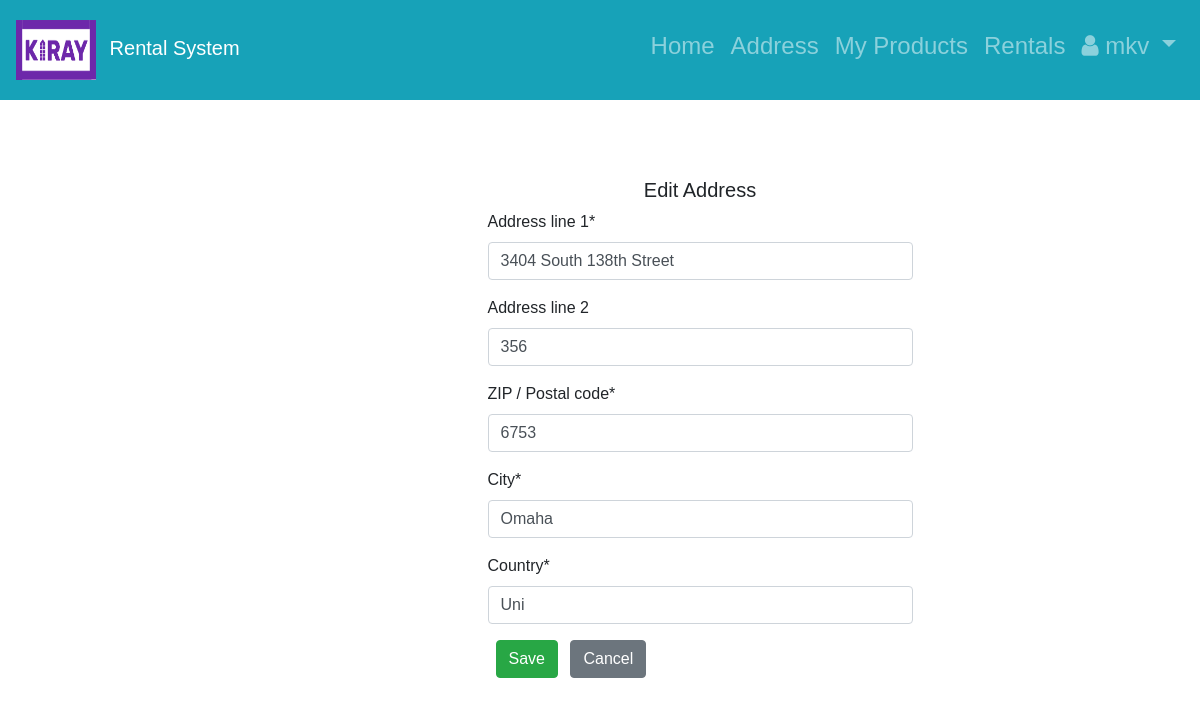
/1/edit/ (signed in), run on the app's committed database.
### RentalApp/models.py (models this page shows, shortened)
class Customer(AbstractUser):
    CURRENCIES = (
                     ('USD', _('United States Dollar')),
                     ('AED', _('United Arab Emirates Dirham')),
                     ('AFN', _('Afghan Afghani')),
                     ('ALL', _('Albanian Lek')),
                     ('AMD', _('Armenian Dram')),
                     ('ANG', _('Netherlands Antillean Guilder')),
                     ('AOA', _('Angolan Kwanza')),
                     ('ARS', _('Argentine Peso')),
                     ('AUD', _('Australian Dollar')),
                     ('AWG', _('Aruban Florin')),
                     ('AZN', _('Azerbaijani Manat')),
                     ('BAM', _('Bosnia-Herzegovina Convertible Mark')),
                     ('BBD', _('Barbadian Dollar')),
                     ('BDT', _('Bangladeshi Taka')),
                     ('BGN', _('Bulgarian Lev')),
                     ('BHD', _('Bahraini Dinar')),
                     ('BIF', _('Burundian Franc')),
                     ('BMD', _('Bermudan Dollar')),
                     ('BND', _('Brunei Dollar')),
                     ('BOB', _('Bolivian Boliviano')),
                     ('BRL', _('Brazilian Real')),
                     ('BSD', _('Bahamian Dollar')),
                     ('BTN', _('Bhutanese Ngultrum')),
                     ('BWP', _('Botswanan Pula')),
                     ('BZD', _('Belize Dollar')),
                     ('CAD', _('Canadian Dollar')),
                     ('CDF', _('Congolese Franc')),
                     ('CHF', _('Swiss Franc')),
                     ('CLF', _('Chilean Unit of Account UF')),
                     ('CLP', _('Chilean Peso')),
                     ('CNH', _('Chinese Yuan Offshore')),
                     ('CNY', _('Chinese Yuan')),
                     ('COP', _('Colombian Peso')),
                     ('CUP', _('Cuban Peso')),
                     ('CVE', _('Cape Verdean Escudo')),
                     ('CZK', _('Czech Republic Koruna')),
                     ('DJF', _('Djiboutian Franc')),
                     ('DKK', _('Danish Krone')),
                     ('DOP', _('Dominican Peso')),
                     ('DZD', _('Algerian Dinar')),
                     ('EGP', _('Egyptian Pound')),
                     ('ERN', _('Eritrean Nakfa')),
                     ('ETB', _('Ethiopian Birr')),
                     ('EUR', _('Euro')),
                     ('FJD', _('Fijian Dollar')),
                     ('FKP', _('Falkland Islands Pound')),
                     ('GBP', _('British Pound Sterling')),
                     ('GEL', _('Georgian Lari')),
                     ('GHS', _('Ghanaian Cedi')),
                     ('GIP', _('Gibraltar Pound')),
                     ('GMD', _('Gambian Dalasi')),
                     ('GNF', _('Guinean Franc')),
                     ('GTQ', _('Guatemalan Quetzal')),
                     ('GYD', _('Guyanaese Dollar')),
                     ('HKD', _('Hong Kong Dollar')),
                     ('HNL', _('Honduran Lempira')),
                     ('HRK', _('Croatian Kuna')),
                     ('HTG', _('Haitian Gourde')),
                     ('HUF', _('Hungarian Forint')),
                     ('IDR', _('Indonesian Rupiah')),
                     ('ILS', _('Israeli New Sheqel')),
                     ('INR', _('Indian Rupee')),
                     ('IQD', _('Iraqi Dinar')),
                     ('IRR', _('Iranian Rial')),
                     ('ISK', _('Icelandic Krona')),
                     ('JMD', _('Jamaican Dollar')),
                     ('JOD', _('Jordanian Dinar')),
                     ('JPY', _('Japanese Yen')),
                     ('KES', _('Kenyan Shilling')),
                     ('KGS', _('Kyrgystani Som')),
                     ('KHR', _('Cambodian Riel')),
                     ('KMF', _('Comorian Franc')),
                     ('KPW', _('North Korean Won')),
                     ('KRW', _('South Korean Won')),
                     ('KWD', _('Kuwaiti Dinar')),
                     ('KYD', _('Cayman Islands Dollar')),
                     ('KZT', _('Kazakhstani Tenge')),
                     ('LAK', _('Laotian Kip')),
                     ('LBP', _('Lebanese Pound')),
                     ('LKR', _('Sri Lankan Rupee')),
                     ('LRD', _('Liberian Dollar')),
                     ('LSL', _('Lesotho Loti')),
                     ('LYD', _('Libyan Dinar')),
                     ('MAD', _('Moroccan Dirham')),
                     ('MDL', _('Moldovan Leu')),
                     ('MGA', _('Malagasy Ariary')),
                     ('MKD', _('Macedonian Denar')),
                     ('MMK', _('Myanma Kyat')),
                     ('MNT', _('Mongolian Tugrik')),
                     ('MOP', _('Macanese Pataca')),
                     ('MRU', _('Mauritanian Ouguiya')),
                     ('MUR', _('Mauritian Rupee')),
                     ('MVR', _('Maldivian Rufiyaa')),
                     ('MWK', _('Malawian Kwacha')),
                     ('MXN', _('Mexican Peso')),
                     ('MYR', _('Malaysian Ringgit')),
                     ('MZN', _('Mozambican Metical')),
                     ('NAD', _('Namibian Dollar')),
                     ('NGN', _('Nigerian Naira')),
                     ('NOK', _('Norwegian Krone')),
                     ('NPR', _('Nepalese Rupee')),
                     ('NZD', _('New Zealand Dollar')),
                     ('OMR', _('Omani Rial')),
                     ('PAB', _('Panamanian Balboa')),
                     ('PEN', _('Peruvian Nuevo Sol')),
                     ('PGK', _('Papua New Guinean Kina')),
                     ('PHP', _('Philippine Peso')),
                     ('PKR', _('Pakistani Rupee')),
                     ('PLN', _('Polish Zloty')),
                     ('PYG', _('Paraguayan Guarani')),
                     ('QAR', _('Qatari Rial')),
                     ('RON', _('Romanian Leu')),
                     ('RSD', _('Serbian Dinar')),
                     ('RUB', _('Russian Ruble')),
                     ('RWF', _('Rwandan Franc')),
                     ('SAR', _('Saudi Riyal')),
                     ('SBD', _('Solomon Islands Dollar')),
                     ('SCR', _('Seychellois Rupee')),
                     ('SDG', _('Sudanese Pound')),
                     ('SEK', _('Swedish Krona')),
                     ('SGD', _('Singapore Dollar')),
                     ('SHP', _('Saint Helena Pound')),
                     ('SLL', _('Sierra Leonean Leone')),
                     ('SOS', _('Somali Shilling')),
                     ('SRD', _('Surinamese Dollar')),
                     ('SYP', _('Syrian Pound')),
                     ('SZL', _('Swazi Lilangeni')),
                     ('THB', _('Thai Baht')),
                     ('TJS', _('Tajikistani Somoni')),
                     ('TMT', _('Turkmenistani Manat')),
                     ('TND', _('Tunisian Dinar')),
                     ('TOP', _('Tongan Paanga')),
                     ('TRY', _('Turkish Lira')),
                     ('TTD', _('Trinidad and Tobago Dollar')),
                     ('TWD', _('New Taiwan Dollar')),
                     ('TZS', _('Tanzanian Shilling')),
                     ('UAH', _('Ukrainian Hryvnia')),
                     ('UGX', _('Ugandan Shilling')),
                     ('UYU', _('Uruguayan Peso')),
                     ('UZS', _('Uzbekistan Som')),
                     ('VND', _('Vietnamese Dong')),
                     ('VUV', _('Vanuatu Vatu')),
                     ('WST', _('Samoan Tala')),
                     ('XAF', _('CFA Franc BEAC')),
                     ('XCD', _('East Caribbean Dollar')),
                     ('XDR', _('Special Drawing Rights')),
                     ('XOF', _('CFA Franc BCEAO')),
                     ('XPF', _('CFP Franc')),
                     ('YER', _('Yemeni Rial')),
                     ('ZAR', _('South African Rand')),
                     ('ZMW', _('Zambian Kwacha')),
        )
    phone_regex = RegexValidator(regex=r'^\+?1?\d{9,15}$',
                                 message="Phone number must be entered in the format: '+999999999'. Up to 15 digits \
                                 allowed.")
    phone_number = models.CharField(validators=[phone_regex], max_length=30, blank=True)
    view_currency = models.CharField(default='USD', max_length=3, choices=CURRENCIES, verbose_name='View currency as')

class Address(models.Model):
    addressId = models.AutoField(auto_created=True, primary_key=True)
    customer = models.OneToOneField(Customer, on_delete=models.CASCADE, default=' ', null=True, blank=True,
                                    related_name='address')
    address1 = models.CharField(
        "Address line 1",
        max_length=1024,
    )
    address2 = models.CharField(
        "Address line 2",
        max_length=1024,
        blank=True
    )
    zip_code = models.CharField(
        "ZIP / Postal code",
        max_length=12,
    )
    city = models.CharField(
        "City",
        max_length=1024,
    )
    state = models.CharField(
        "State",
        max_length=1024
    )
    country = models.CharField(
        "Country",
        max_length=1024,
    )
    class Meta:
        verbose_name = "Address"
        verbose_name_plural = "Addresses"

### RentalApp/views.py (the view, shortened to what this page needs)
# urls.py: path('<int:pk>/edit/', UpdateAddressView.as_view(), name="edit_address"),
class UpdateAddressView(LoginRequiredMixin, UpdateView):
    model = Address
    template_name = 'editAddress.html'
    fields = ('address1', 'address2', 'zip_code', 'city', 'country')
    login_url = '/users/login/'

### templates/editAddress.html
{% extends 'base.html' %}
{% load crispy_forms_tags %}
{% block content %}
    <div id="login">
    <h5 class="text-center pt-5">Edit Address</h5>
    <div id="login-row" class="row justify-content-center align-items-center">
        <div id="login-column" class="col-md-6">
            <div id="login-box" class="col-md-12">
                <form action="" method="post">{% csrf_token %}
                    {{ form|crispy }}
                  <button class="btn btn-success ml-2" type="submit">Save</button>
                    <a href="{% url 'RentalApp:address' object.pk %}" class="btn btn-secondary ml-2">
                    Cancel</a>
                </form>
            </div>
        </div>
    </div>
   </div>
{% endblock content %}

### templates/base.html (shortened to what this page needs)
<!doctype html>
<html lang="en">
  <head>
       {% load static %}
      <link href="http://maxcdn.bootstrapcdn.com/font-awesome/4.1.0/css/font-awesome.min.css" rel="stylesheet">
    <link rel="stylesheet" href="https://stackpath.bootstrapcdn.com/bootstrap/4.1.3/css/bootstrap.min.css">
    <link href="../static/css/base.css" rel="stylesheet">
    <link rel="stylesheet" type="text/css" href="{% static 'css/base.css' %}">
  </head>
  <body>
    <nav class="navbar navbar-expand-md navbar-dark bg-info md-4">
        <a href="{% url 'RentalApp:item_list' %}" class="navbar-brand">
            <img src="{% static 'images/logo.png' %}" height="60" width="80" alt="Rental System" class="d-inline-block align-middle mr-2">
            Rental System
        </a>
           <div class="collapse navbar-collapse bg-info" id="navbarNav">
              {% if user.is_authenticated %}
            <ul class="nav navbar-nav ml-auto w-100 justify-content-end">
              <li class="nav-item active" style="text-align: right">
                <h4><a class="nav-link" href="{% url 'RentalApp:item_list' %}">Home  <span class="sr-only">(current)</span></a></h4>
              </li>
              <li class="nav-item" style="text-align: right">
                <h4><a class="nav-link" href="{% if request.session.addressId is None%} {%url 'RentalApp:add_address'%} {%else%} {%url 'RentalApp:address' request.session.addressId%} {%endif%}"> Address  </a></h4>
              </li>
              <li class="nav-item active" style="text-align: right">
                <h4><a class="nav-link" href="{% url 'RentalApp:my_products' %}">My Products <span class="sr-only">(current)</span></a></h4>
              </li>
                <li class="nav-item active" style="text-align: right">
                <h4><a class="nav-link" href="{% url 'RentalApp:rental_history' %}">Rentals <span class="sr-only">(current)</span></a></h4>
              </li>
              <li class="nav-item active" style="text-align: right">
                  <h4><a class="nav-link dropdown-toggle" href="#" id="userMenu"\
                  data-toggle="dropdown" aria-haspopup="true" aria-expanded\
                                 ="false"><i class="fa fa-user icon"></i>
                    {{ user.username }}
                  </a>
                  </li>
              </ul>
            </div>
        {% endif %}
    </nav>
    <div class="content">
      {% block content %}
      {% endblock content %}
    </div>
  </body>
</html>

### static/css/base.css (style rules this page uses)
* { box-sizing: border-box; }
body { padding: 20px; font-family: Arial; }
.navbar { height: 100px; }
div.content { margin-left: 200px; padding: 30px 30px; }
body { margin: 0; padding: 0; height: 100vh; }

### data on the page
Customer: username "mkv"
Address: address1 "3404 South 138th Street", address2 "356", zip_code "6753", city "Omaha", country "Uni"
